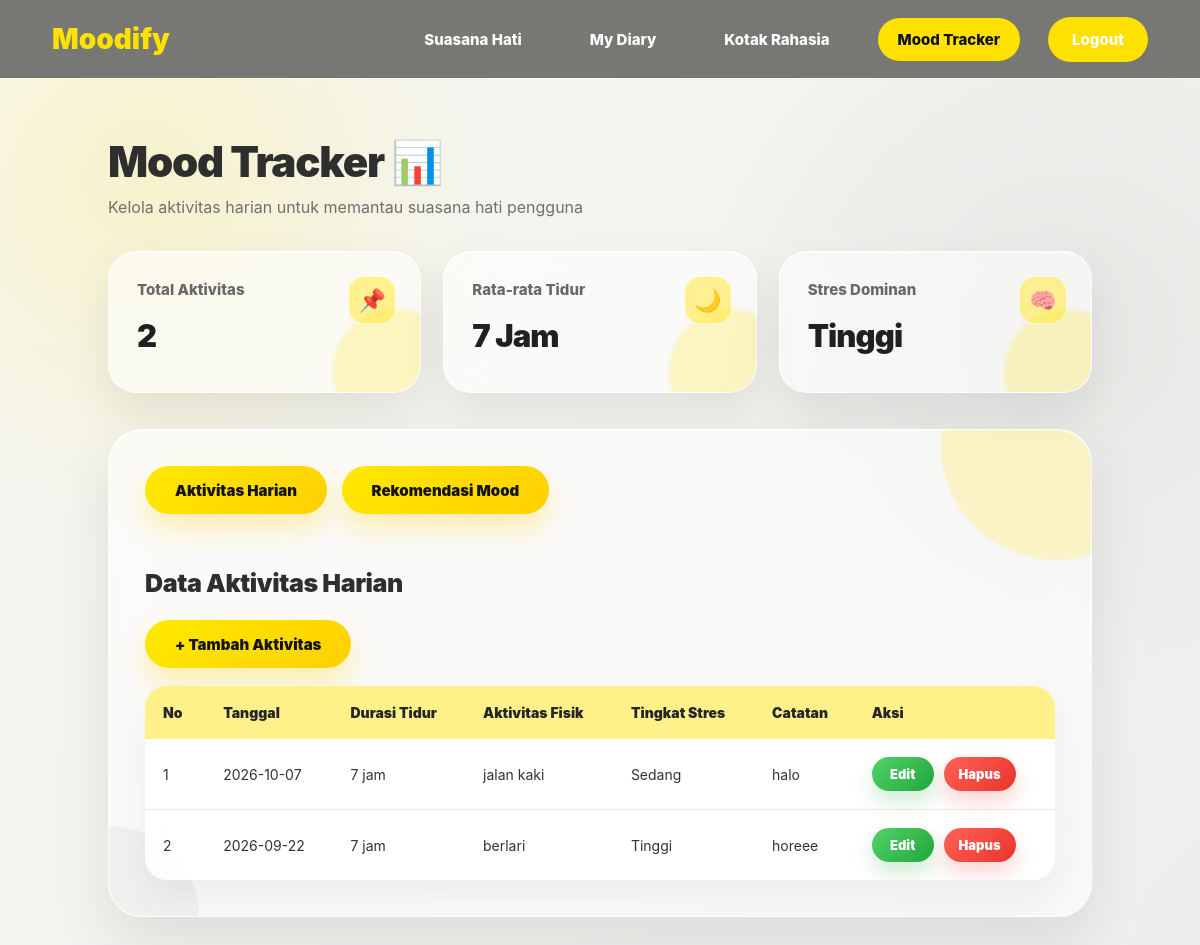
Page /admin_aktivitas.php on the committed database.
### tables this page shows
CREATE TABLE `aktivitas_harian` (
  `id_aktivitas` int(11) NOT NULL,
  `tanggal` date NOT NULL,
  `durasi_tidur` int(11) NOT NULL,
  `aktivitas_fisik` varchar(100) NOT NULL,
  `tingkat_stres` enum('Rendah','Sedang','Tinggi') NOT NULL,
  `catatan` text DEFAULT NULL,
  `created_at` timestamp NOT NULL DEFAULT current_timestamp()
);

### admin_aktivitas.php (the view, shortened to what this page needs)
<?php
include 'Config.php';
$data = mysqli_query($conn, "SELECT * FROM aktivitas_harian ORDER BY tanggal DESC");
$totalQuery = mysqli_query($conn, "SELECT COUNT(*) AS total FROM aktivitas_harian");
$totalData = mysqli_fetch_assoc($totalQuery);
$totalAktivitas = $totalData['total'];
$rataQuery = mysqli_query($conn, "SELECT AVG(durasi_tidur) AS rata FROM aktivitas_harian");
$rataData = mysqli_fetch_assoc($rataQuery);
$rataTidur = round($rataData['rata'] ?? 0, 1);
$stresQuery = mysqli_query($conn, "SELECT tingkat_stres, COUNT(*) AS total
                                  FROM aktivitas_harian
                                  GROUP BY tingkat_stres
                                  ORDER BY total DESC
                                  LIMIT 1");
$stresData = mysqli_fetch_assoc($stresQuery);
$stresDominan = $stresData['tingkat_stres'] ?? '-';
?>
<!DOCTYPE html>
<html lang="id">
<head>
    <link rel="stylesheet" href="style_moodtracker.css">
</head>
<body>
<div class="navbar">
    <div class="logo">Moodify</div>
    <div class="nav">
        <a href="suasana_hati.php">Suasana Hati</a>
        <a href="mydiary.php">My Diary</a>
        <a href="kotakrahasia.php">Kotak Rahasia</a>
        <a href="admin_aktivitas.php" class="active">Mood Tracker</a>
        <a href="Logout.php">Logout</a>
    </div>
</div>
<div class="container">
    <h1>Mood Tracker 📊</h1>
    <p class="subtitle">Kelola aktivitas harian untuk memantau suasana hati pengguna</p>
    <div class="cards">
        <div class="card">
            <h3>Total Aktivitas</h3>
            <p><?= $totalAktivitas; ?></p>
        </div>
        <div class="card">
            <h3>Rata-rata Tidur</h3>
            <p><?= $rataTidur; ?> Jam</p>
        </div>
        <div class="card">
            <h3>Stres Dominan</h3>
            <p><?= $stresDominan; ?></p>
        </div>
    </div>
    <div class="box">
        <a href="admin_aktivitas.php" class="btn btn-menu">Aktivitas Harian</a>
        <a href="admin_rekomendasi.php" class="btn btn-menu">Rekomendasi Mood</a>
        <h2>Data Aktivitas Harian</h2>
        <a href="tambah_aktivitas.php" class="btn">+ Tambah Aktivitas</a>
        <table>
            <tr>
                <th>No</th>
                <th>Tanggal</th>
                <th>Durasi Tidur</th>
                <th>Aktivitas Fisik</th>
                <th>Tingkat Stres</th>
                <th>Catatan</th>
                <th>Aksi</th>
            </tr>
            <?php
            $no = 1;
            while ($row = mysqli_fetch_assoc($data)) {
            ?>
            <tr>
                <td><?= $no++; ?></td>
                <td><?= $row['tanggal']; ?></td>
                <td><?= $row['durasi_tidur']; ?> jam</td>
                <td><?= htmlspecialchars($row['aktivitas_fisik']); ?></td>
                <td><?= $row['tingkat_stres']; ?></td>
                <td><?= htmlspecialchars($row['catatan']); ?></td>
                <td>
                    <a class="btn-edit" href="edit_aktivitas.php?id=<?= $row['id_aktivitas']; ?>">Edit</a>
                    <a class="btn-delete" href="hapus_aktivitas.php?id=<?= $row['id_aktivitas']; ?>" onclick="return confirm('Yakin ingin menghapus data ini?')">Hapus</a>
                </td>
            </tr>
            <?php } ?>
        </table>
    </div>
</div>
</body>
</html>

### rows in the picture
aktivitas_harian: tanggal "2026-10-07", durasi_tidur "7", aktivitas_fisik "jalan kaki", tingkat_stres "Sedang", catatan "halo"
aktivitas_harian: tanggal "2026-09-22", durasi_tidur "7", aktivitas_fisik "berlari", tingkat_stres "Tinggi", catatan "horeee"

### other values in the picture
$totalAktivitas "2"
$rataTidur "7"
$stresDominan "Tinggi"
